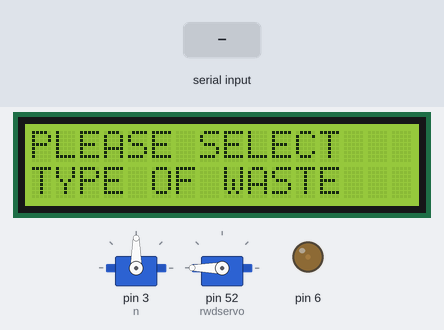
Bench run of a sketch on a simulated Arduino Mega 2560, built with avr-gcc and run on an emulated ATmega2560. On the bench: 2 × servo, 16×2 character LCD, output pins drawn as LEDs (lit = HIGH). Inputs (shaded band) come from the test bench. Random numbers use the default seed unless the sketch sets one; what the sketch prints to the serial monitor is not drawn.

Above: at 2.2 s.
2.3 s: "2\n" received over Serial
At 3.8 s:
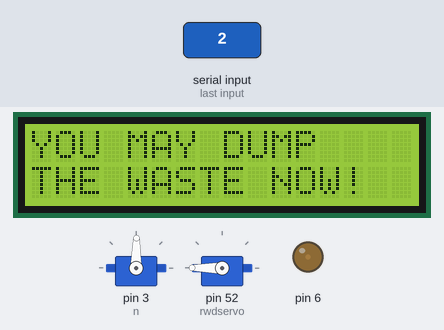
4.1 s: "1\n" received over Serial
At 7.01 s:
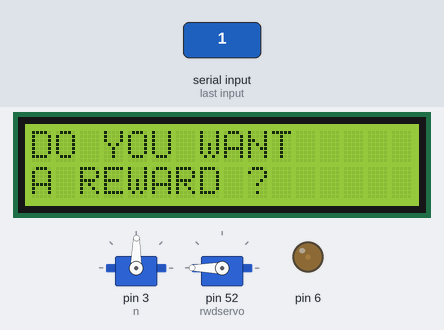
7.1 s: "2\n" received over Serial
At 7.4 s:
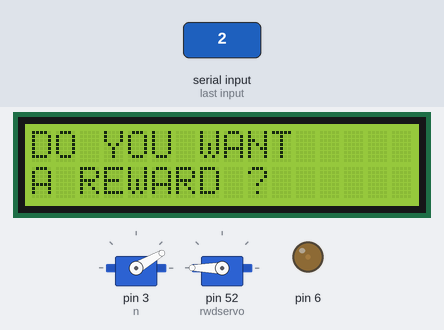
10.1 s: "3\n" received over Serial
At 10.6 s:
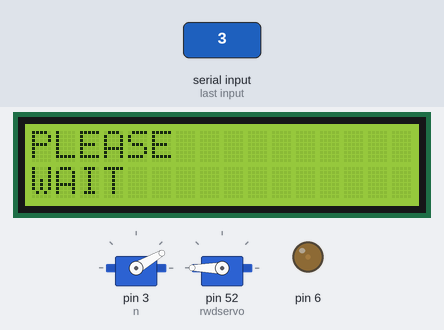
12.3 s: "1,90\n" received over Serial
At 15.26 s:
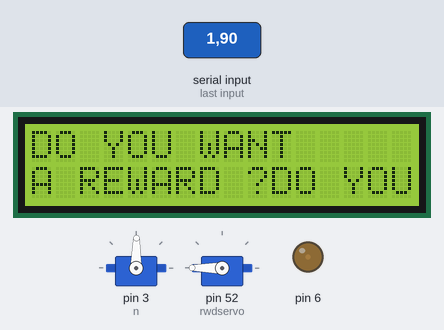
15.3 s: "1,90,45\n" received over Serial
At 18.5 s:
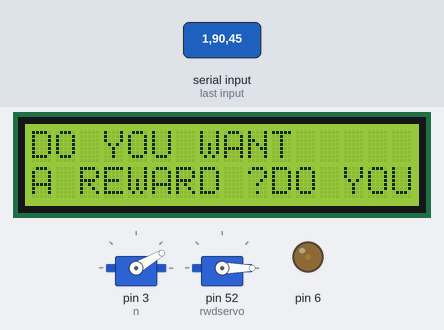
Timing chart, 0 to 18.8 s (numbered marks = the images above; inputs shaded):
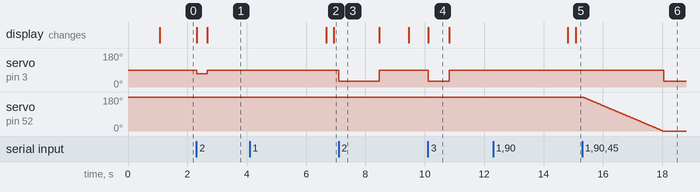

The sketch:

v_2.0.0.ino
```cpp
#include <Servo.h>
#include <LiquidCrystal.h>

//define the two servo motors
Servo n;
Servo rwdservo;
const int servo_delay = 350;

//setup display
int Contrast = 20;
LiquidCrystal lcd(11, 12, 10, 9, 8, 7);

int is_done = 0;
int na = 0;

void setup()
{
  Serial.begin(9600);

  //initialize servos
  n.attach(3);
  rwdservo.attach(52);
  rwdservo.write(180);

  //setup contrast
  analogWrite(6, Contrast);

  //initialize lcd
  lcd.begin(16, 2);
  welcome();
}

void loop()
{

  lcd.clear();
  selection();

  n.write(90);

  //wait for new input
  Serial.println("please select the type of waste");
  int selected_waste = 0;

  while (Serial.available() == 0)
    ;
  selected_waste = Serial.parseInt();

  lcd.clear();


  switch (selected_waste)
  {
    case 1:
      choice("Plastic");
      Serial.println("waste bin 1");
      lcd.clear();

      dump();
      delay(4000);

      lcd.clear();
      areyoudone();
      rewardq();

      break;

    case 2:
      choice("Glass");
      Serial.println("waste bin 2");
      lcd.clear();

      wait();
      Serial.println("you chose bin 2");
      for (int i = 0; i < 1; i++)
      {
        n.write(70);
        delay(servo_delay);
        n.write(89);
      }

      finalize(3);

      break;

    case 3:
      lcd.clear();
      choice("Paper");
      Serial.println("waste bin 3");

      lcd.clear();
      wait();

      Serial.println("you chose bin 2");
      for (int i = 0; i < 2; i++)
      {
        n.write(30);
        delay(servo_delay);
        n.write(89);
      }

      finalize(2);

      break;

    case 4:
      lcd.clear();
      choice("organic");
      Serial.println("waste bin 4");
      int z = 1;

      lcd.clear();
      wait();

      Serial.println("you chose bin 2");
      for (int i = 0; i < 3; i++)
      {
        n.write(30);
        delay(servo_delay);
        n.write(89);
      }

      finalize(1);

      break;

    default:
      Serial.println("invalid input");
      break;
  }
}

void welcome()
{
  lcd.print("WELCOME TO Smart-Bin");
  Serial.println("welcome to Smart-Bin");
  lcd.setCursor(0, 1);
  lcd.print(" SMART BIN");
  delay(1000);
}

void selection()
{
  lcd.print("PLEASE SELECT");
  lcd.setCursor(0, 1);
  Serial.println("please solect the typeof waste");
  lcd.print("TYPE OF WASTE ");
}

void choice(String type)
{
  lcd.print("YOU HAVE CHOSEN");
  Serial.print("you have chosen ");
  Serial.println(type);
  lcd.setCursor(0, 1);
  lcd.print(type);
}

int servobin1default(int na)
{
  int j = 450;
  for (int i = 0; i < na; i++)
  {
    Serial.println(na);
    n.write(30);
    Serial.println(na);
    delay(j);
  }
  n.write(89);
  Serial.println("A!");
}

void finalize(int na)
{
  lcd.clear();
  dump();
  delay(4000);

  areyoudone();
  reward();

  rewardq();

  servobin1default(na);

}

void dump()
{
  lcd.print("YOU MAY DUMP ");
  lcd.setCursor(0, 1);
  Serial.println("you may dump the waste now");
  lcd.print("THE WASTE NOW!");
}
void wait()
{
  lcd.print("PLEASE");
  Serial.println("Please Wait");
  lcd.setCursor(0, 1);
  lcd.print("WAIT");
}

int rewardq()
{
  int j, k;
  j = k = 0;
  lcd.clear();
  Serial.println("do you want reward");
  while (1)
  {

    reward();
    if (Serial.available() > 0)
    {
      int butt = Serial.parseInt();
      if (butt == 1)
      {
        Serial.println("---");
        for (int pos = 180; pos >= 0; pos -= 1)
        { // goes from 0 degrees to 180 degrees
          // in steps of 1 degree
          rwdservo.write(pos); // tell servo to go to position in variable 'pos'
          delay(15);           // waits 15ms for the servo to reach the position
        }
        for (int pos = 0; pos <= 0; pos += 1)
        { // goes from 180 degrees to 0 degrees
          rwdservo.write(pos); // tell servo to go to position in variable 'pos'
          delay(15);           // waits 15ms for the servo to reach the position
        }

        break;
      }
      if (butt == 2)
      {
        break;
      }
    }
  }
}

void reward()
{
  lcd.print("DO YOU WANT ");
  lcd.setCursor(0, 1);
  Serial.println("do you want a reward");
  lcd.print("A REWARD ?");
}

void done()
{
  lcd.print("ARE YOU DONE ?");
  Serial.println("are you done");
  lcd.setCursor(0, 1);
  lcd.print("");
}

int areyoudone()
{
  int k = 1;
  lcd.clear();
  done();
  delay(200);
  while (1)
  {

    Serial.println("{=ssfsf");
    if (Serial.available() > 0)
    {
      k = Serial.parseInt();
      Serial.println("hi");
      Serial.println(k);
      if (k == 1)
      {
        Serial.println("you are in are you done");

        Serial.println("yes you are done");

        is_done = 1;

        lcd.clear();
        break;
      }
      if (k == 2)
      {
        break;
      }
    }
  }
}
```

Measured:
- after the input at 2.3 s, servo on pin 3 (n): 90° → 70° at once, → 89° 0.35 s later; the display: first changes at once (image 1 shows a later state)
- after the input at 7.1 s, servo on pin 3 (n): 89° → 30° at once, → 90° 1.4 s later
- after the input at 10.1 s, servo on pin 3 (n): 90° → 30° at once, → 89° 0.70 s later; the display: changes at once (image 4)
- after the input at 15.3 s, servo on pin 3 (n): 89° → 30° after 2.7 s; servo on pin 52 (rwdservo): moves from 180° to 0° over 2.7 s, starting at once
- what the display in image 4 shows lasts 0.7 s, from 10.1 s to 10.8 s
